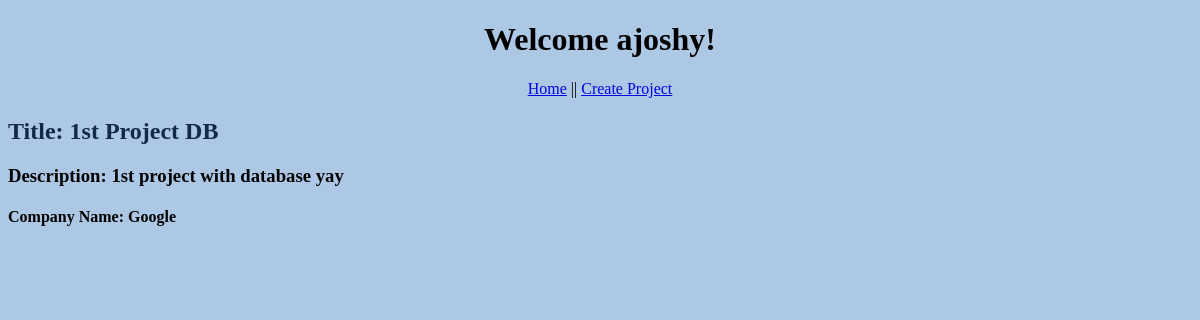
/view_project/1, run on the app's committed database.
### models.py (models this page shows, shortened)
class User(db.Model):
    id = db.Column('id', db.Integer, primary_key = True)
    username = db.Column('username', db.String(20))
    email = db.Column('email', db.String(50))
    password = db.Column('password', db.String(30))

class Project(db.Model):
    id = db.Column('id', db.Integer, primary_key = True)
    title = db.Column('title', db.String(200))
    detail = db.Column('detail', db.String(1000))
    company_name = db.Column('company_name', db.String(100))

### app.py (the view)
@app.route('/view_project/<project_id>')
def get_project(project_id):
    a_user = db.session.query(User).filter_by(email='ajoshy@uncc.edu').one()
    my_project = db.session.query(Project).filter_by(id=project_id).one()
    return render_template('view_project.html', project=my_project, user=a_user)

### templates/view_project.html (shortened to what this page needs)
<!DOCTYPE html>
<html lang="en">
    <head>
        <link rel="stylesheet" href="{{ url_for('static', filename='main.css')}}">
    </head>
    <body>
        <h1>Welcome {{user.username}}!</h1>
        <nav>
            <a href="{{ url_for('index') }}">Home</a> ||
            <a href="{{ url_for('new_project') }}">Create Project</a>
        </nav>
        <h2>Title: {{project.title}}</h2>
        <h3>Description: {{project.detail}}</h3>
        <h4>Company Name: {{project.company_name}}</h4>
    </body>
</html>

### static/main.css (style rules this page uses)
h1 { color:black; text-align: center; }
h2 { color: #112A46; }
body { background:#ACC8E5; }
nav { text-align: center; }

### data on the page
User: username "ajoshy"
Project: title "1st Project DB", detail "1st project with database yay", company_name "Google"
